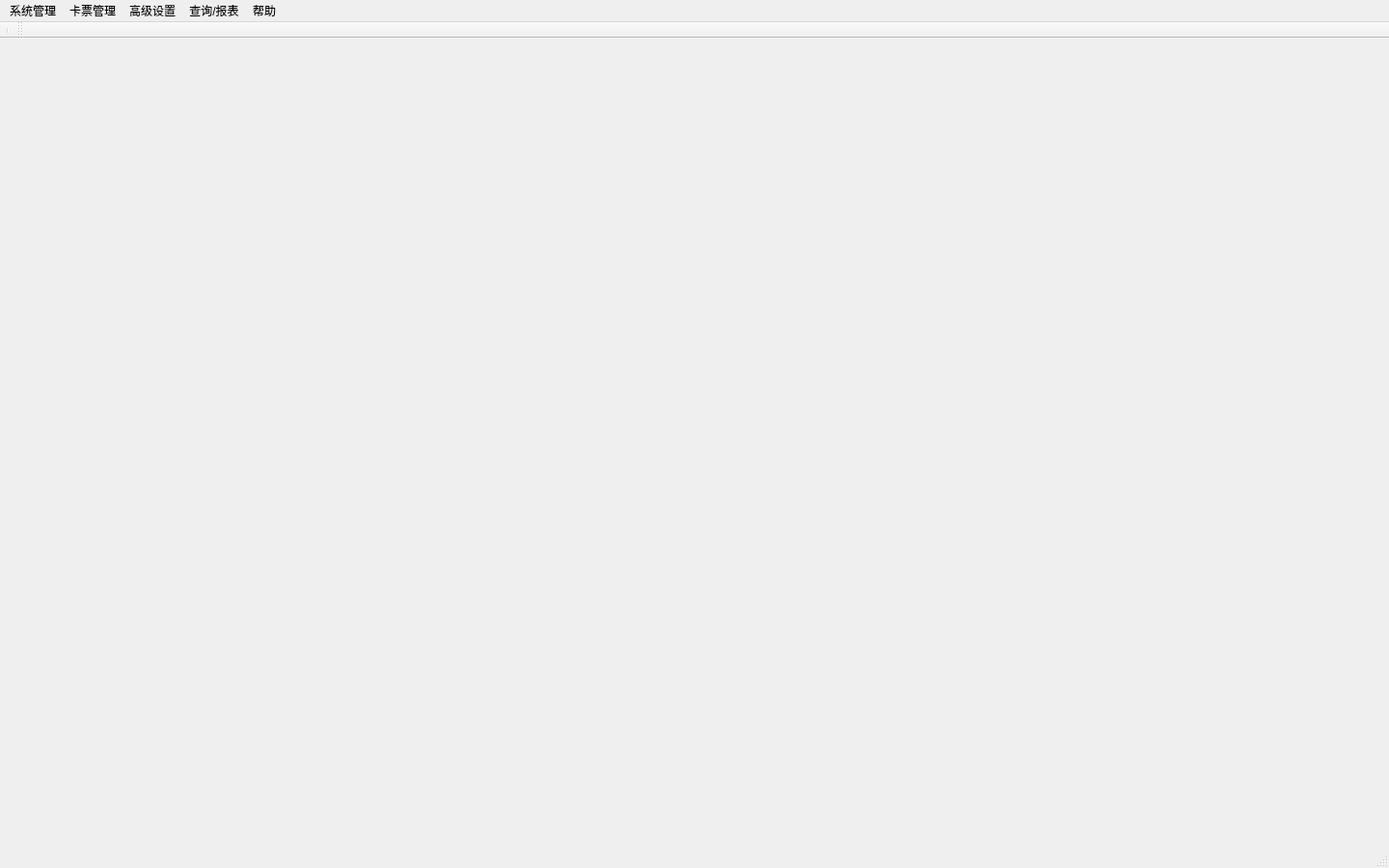
<?xml version="1.0" encoding="UTF-8"?>
<ui version="4.0">
 <class>MainWindow</class>
 <widget class="QMainWindow" name="MainWindow">
  <property name="geometry">
   <rect>
    <x>0</x>
    <y>0</y>
    <width>1440</width>
    <height>900</height>
   </rect>
  </property>
  <property name="sizePolicy">
   <sizepolicy hsizetype="Fixed" vsizetype="Fixed">
    <horstretch>0</horstretch>
    <verstretch>0</verstretch>
   </sizepolicy>
  </property>
  <property name="minimumSize">
   <size>
    <width>1440</width>
    <height>900</height>
   </size>
  </property>
  <property name="maximumSize">
   <size>
    <width>1440</width>
    <height>900</height>
   </size>
  </property>
  <property name="windowTitle">
   <string>停车场管理系统(PMS)</string>
  </property>
  <property name="styleSheet">
   <string notr="true"/>
  </property>
  <widget class="QWidget" name="centralWidget"/>
  <widget class="QMenuBar" name="menuBar">
   <property name="geometry">
    <rect>
     <x>0</x>
     <y>0</y>
     <width>1440</width>
     <height>19</height>
    </rect>
   </property>
   <widget class="QMenu" name="menuSysMgm">
    <property name="title">
     <string>系统管理</string>
    </property>
    <widget class="QMenu" name="actVideoService">
     <property name="title">
      <string>视频服务</string>
     </property>
     <addaction name="actStartVideo"/>
     <addaction name="actStopVideo"/>
    </widget>
    <widget class="QMenu" name="actPlateService">
     <property name="title">
      <string>车牌识别服务</string>
     </property>
     <addaction name="actStartPlate"/>
     <addaction name="actStopPlate"/>
    </widget>
    <addaction name="actShiftLogout"/>
    <addaction name="actPwdModification"/>
    <addaction name="separator"/>
    <addaction name="actLicense"/>
    <addaction name="actRightMgm"/>
    <addaction name="actTariffSetting"/>
    <addaction name="actSysLog"/>
    <addaction name="actRemoteMgmt"/>
    <addaction name="separator"/>
    <addaction name="actDBMaintenance"/>
    <addaction name="actConnectDb"/>
    <addaction name="separator"/>
    <addaction name="actVideoService"/>
    <addaction name="actPlateService"/>
    <addaction name="separator"/>
    <addaction name="actSysExit"/>
    <addaction name="actRestart"/>
   </widget>
   <widget class="QMenu" name="menuCardTicketsMgm">
    <property name="title">
     <string>卡票管理</string>
    </property>
    <addaction name="actMonthlyCard"/>
    <addaction name="separator"/>
    <addaction name="actValueCard"/>
    <addaction name="separator"/>
    <addaction name="actTimeCard"/>
    <addaction name="separator"/>
    <addaction name="actPublishLEDInfo"/>
   </widget>
   <widget class="QMenu" name="menuAdvSetting">
    <property name="title">
     <string>高级设置</string>
    </property>
    <addaction name="actDeviceConfig"/>
    <addaction name="actSysSetting"/>
    <addaction name="separator"/>
    <addaction name="actSyncTime"/>
    <addaction name="separator"/>
    <addaction name="actBatchSetCardAccess"/>
    <addaction name="actTollDiscountTypeSet"/>
    <addaction name="actBlacklist"/>
    <addaction name="separator"/>
    <addaction name="actSerialPort"/>
    <addaction name="actPlateRecognizationSet"/>
   </widget>
   <widget class="QMenu" name="menuQueryReport">
    <property name="title">
     <string>查询/报表</string>
    </property>
    <addaction name="actAccess2Records"/>
    <addaction name="actReewalRecords"/>
    <addaction name="separator"/>
    <addaction name="actDiscountSummaryReport"/>
    <addaction name="actPrintDaylyReport"/>
    <addaction name="actPrintMonthlyReport"/>
    <addaction name="actPrintYearlyReport"/>
    <addaction name="actHandheldICProcess"/>
    <addaction name="separator"/>
    <addaction name="actStay"/>
   </widget>
   <widget class="QMenu" name="menuHelp">
    <property name="title">
     <string>帮助</string>
    </property>
    <addaction name="actDocment"/>
    <addaction name="separator"/>
    <addaction name="actAbout"/>
   </widget>
   <addaction name="menuSysMgm"/>
   <addaction name="menuCardTicketsMgm"/>
   <addaction name="menuAdvSetting"/>
   <addaction name="menuQueryReport"/>
   <addaction name="menuHelp"/>
  </widget>
  <widget class="QToolBar" name="mainTB">
   <property name="minimumSize">
    <size>
     <width>0</width>
     <height>0</height>
    </size>
   </property>
   <property name="windowTitle">
    <string>主操作</string>
   </property>
   <property name="movable">
    <bool>false</bool>
   </property>
   <property name="toolButtonStyle">
    <enum>Qt::ToolButtonTextUnderIcon</enum>
   </property>
   <property name="floatable">
    <bool>false</bool>
   </property>
   <attribute name="toolBarArea">
    <enum>TopToolBarArea</enum>
   </attribute>
   <attribute name="toolBarBreak">
    <bool>false</bool>
   </attribute>
   <addaction name="separator"/>
  </widget>
  <widget class="QStatusBar" name="statusBar"/>
  <widget class="QToolBar" name="tbTime">
   <property name="windowTitle">
    <string>日期时间</string>
   </property>
   <attribute name="toolBarArea">
    <enum>TopToolBarArea</enum>
   </attribute>
   <attribute name="toolBarBreak">
    <bool>false</bool>
   </attribute>
  </widget>
  <action name="actDeviceConfig">
   <property name="text">
    <string>设备配置</string>
   </property>
  </action>
  <action name="actSysSetting">
   <property name="text">
    <string>系统设置</string>
   </property>
  </action>
  <action name="actBatchSetCardAccess">
   <property name="text">
    <string>批量设置卡片进出权</string>
   </property>
  </action>
  <action name="actTollDiscountTypeSet">
   <property name="text">
    <string>收费折扣种类设置</string>
   </property>
  </action>
  <action name="actShiftLogout">
   <property name="text">
    <string>交接班注销</string>
   </property>
   <property name="font">
    <font/>
   </property>
  </action>
  <action name="actRightMgm">
   <property name="text">
    <string>权限管理</string>
   </property>
  </action>
  <action name="actTariffSetting">
   <property name="text">
    <string>费率设置</string>
   </property>
  </action>
  <action name="actDBMaintenance">
   <property name="text">
    <string>数据库维护</string>
   </property>
  </action>
  <action name="actSysLog">
   <property name="text">
    <string>系统日志</string>
   </property>
  </action>
  <action name="actPwdModification">
   <property name="text">
    <string>修改密码</string>
   </property>
  </action>
  <action name="actSysExit">
   <property name="text">
    <string>退出软件</string>
   </property>
  </action>
  <action name="actMonthlyCard">
   <property name="text">
    <string>月租卡管理</string>
   </property>
  </action>
  <action name="actValueCard">
   <property name="text">
    <string>储值卡管理</string>
   </property>
  </action>
  <action name="actTimeCard">
   <property name="text">
    <string>计时卡管理</string>
   </property>
  </action>
  <action name="actPublishLEDInfo">
   <property name="text">
    <string>发布显示屏信息</string>
   </property>
  </action>
  <action name="actAccess2Records">
   <property name="text">
    <string>出入记录</string>
   </property>
   <property name="visible">
    <bool>true</bool>
   </property>
  </action>
  <action name="actReewalRecords">
   <property name="text">
    <string>续费记录</string>
   </property>
   <property name="visible">
    <bool>true</bool>
   </property>
  </action>
  <action name="actDiscountSummaryReport">
   <property name="enabled">
    <bool>false</bool>
   </property>
   <property name="text">
    <string>折扣汇总报表</string>
   </property>
   <property name="visible">
    <bool>false</bool>
   </property>
  </action>
  <action name="actPrintDaylyReport">
   <property name="enabled">
    <bool>true</bool>
   </property>
   <property name="text">
    <string>打印报表</string>
   </property>
   <property name="visible">
    <bool>true</bool>
   </property>
  </action>
  <action name="actPrintMonthlyReport">
   <property name="enabled">
    <bool>false</bool>
   </property>
   <property name="text">
    <string>打印月报表</string>
   </property>
   <property name="visible">
    <bool>false</bool>
   </property>
  </action>
  <action name="actPrintYearlyReport">
   <property name="enabled">
    <bool>false</bool>
   </property>
   <property name="text">
    <string>打印年报表</string>
   </property>
   <property name="visible">
    <bool>false</bool>
   </property>
  </action>
  <action name="actHandheldICProcess">
   <property name="enabled">
    <bool>false</bool>
   </property>
   <property name="text">
    <string>手持机IC卡处理</string>
   </property>
   <property name="visible">
    <bool>false</bool>
   </property>
  </action>
  <action name="actAbout">
   <property name="text">
    <string>关于</string>
   </property>
  </action>
  <action name="actDocment">
   <property name="text">
    <string>帮助文档</string>
   </property>
   <property name="visible">
    <bool>false</bool>
   </property>
  </action>
  <action name="actBlacklist">
   <property name="text">
    <string>黑名单录入</string>
   </property>
  </action>
  <action name="actSerialPort">
   <property name="text">
    <string>串口设置</string>
   </property>
   <property name="iconText">
    <string>串口设置</string>
   </property>
   <property name="toolTip">
    <string>串口设置 配置与打开</string>
   </property>
  </action>
  <action name="actPlateRecognizationSet">
   <property name="text">
    <string>车牌识别设置</string>
   </property>
  </action>
  <action name="actConnectDb">
   <property name="text">
    <string>连数据库</string>
   </property>
  </action>
  <action name="actStartVideoOne">
   <property name="text">
    <string>第一路视频</string>
   </property>
  </action>
  <action name="actStartVideoTwo">
   <property name="text">
    <string>第二路视频</string>
   </property>
  </action>
  <action name="actStopVideoOne">
   <property name="text">
    <string>第一路视频</string>
   </property>
  </action>
  <action name="actStopVideoTwo">
   <property name="text">
    <string>第二路视频</string>
   </property>
  </action>
  <action name="actStartPlateOne">
   <property name="text">
    <string>第一路车牌</string>
   </property>
  </action>
  <action name="actStartPlateTwo">
   <property name="text">
    <string>第二路车牌</string>
   </property>
  </action>
  <action name="actStopPlateOne">
   <property name="text">
    <string>第一路车牌</string>
   </property>
  </action>
  <action name="actStopPlateTwo">
   <property name="text">
    <string>第二路车牌</string>
   </property>
  </action>
  <action name="actStartVideo">
   <property name="text">
    <string> 开启视频服务</string>
   </property>
  </action>
  <action name="actStopVideo">
   <property name="text">
    <string> 停止视频服务</string>
   </property>
  </action>
  <action name="actStartPlate">
   <property name="text">
    <string> 启动车牌识别</string>
   </property>
   <property name="visible">
    <bool>false</bool>
   </property>
  </action>
  <action name="actStopPlate">
   <property name="text">
    <string> 停止车牌识别</string>
   </property>
   <property name="visible">
    <bool>false</bool>
   </property>
  </action>
  <action name="actSyncTime">
   <property name="text">
    <string>时间同步</string>
   </property>
  </action>
  <action name="actRestart">
   <property name="text">
    <string>重启软件</string>
   </property>
   <property name="visible">
    <bool>false</bool>
   </property>
  </action>
  <action name="actLicense">
   <property name="enabled">
    <bool>false</bool>
   </property>
   <property name="text">
    <string>服务器导入授权数据</string>
   </property>
   <property name="visible">
    <bool>false</bool>
   </property>
  </action>
  <action name="actStay">
   <property name="text">
    <string>滞留车辆</string>
   </property>
  </action>
  <action name="actRemoteMgmt">
   <property name="text">
    <string>远程管理</string>
   </property>
  </action>
 </widget>
 <layoutdefault spacing="6" margin="11"/>
 <resources/>
 <connections/>
</ui>
